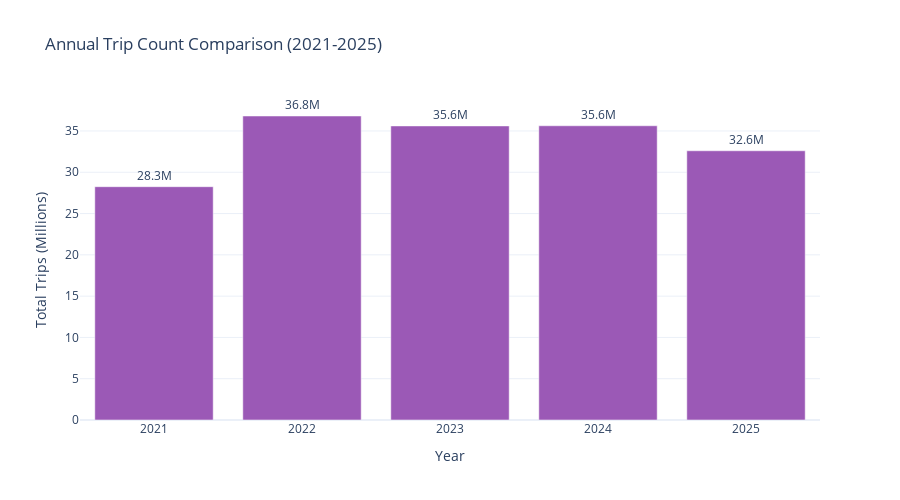

Source (notebook cell):
### Markdown cell above
## 5. Year-over-Year Comparison

### Code cell
yearly_totals = df_pd.groupby('year').agg({
    'trip_count': 'sum',
    'total_revenue': 'sum'
}).reset_index()

fig = go.Figure()
fig.add_trace(go.Bar(
    x=yearly_totals['year'],
    y=yearly_totals['trip_count'] / 1_000_000,
    marker_color='#9B59B6',
    text=yearly_totals['trip_count'] / 1_000_000,
    texttemplate='%{text:.1f}M',
    textposition='outside'
))

fig.update_layout(
    title='Annual Trip Count Comparison (2021-2025)',
    xaxis_title='Year',
    yaxis_title='Total Trips (Millions)',
    template='plotly_white',
    height=500,
    showlegend=False
)
fig.show()

fig.write_html('outputs/yearly_comparison.html')
print('✓ Saved: yearly_comparison.html')

### Figure 1 — Plotly figure (JSON) as saved in the notebook; plotly's stock layout.template omitted (floating-point values rounded to 4 significant figures)
{"data": [{"marker": {"color": "#9B59B6"}, "text": [28.25, 36.81, 35.61, 35.63, 32.6], "textposition": "outside", "texttemplate": "%{text:.1f}M", "type": "bar", "x": [2021, 2022, 2023, 2024, 2025], "y": [28.25, 36.81, 35.61, 35.63, 32.6]}], "layout": {"height": 500, "showlegend": false, "title": {"text": "Annual Trip Count Comparison (2021-2025)"}, "xaxis": {"title": {"text": "Year"}}, "yaxis": {"title": {"text": "Total Trips (Millions)"}}}}
